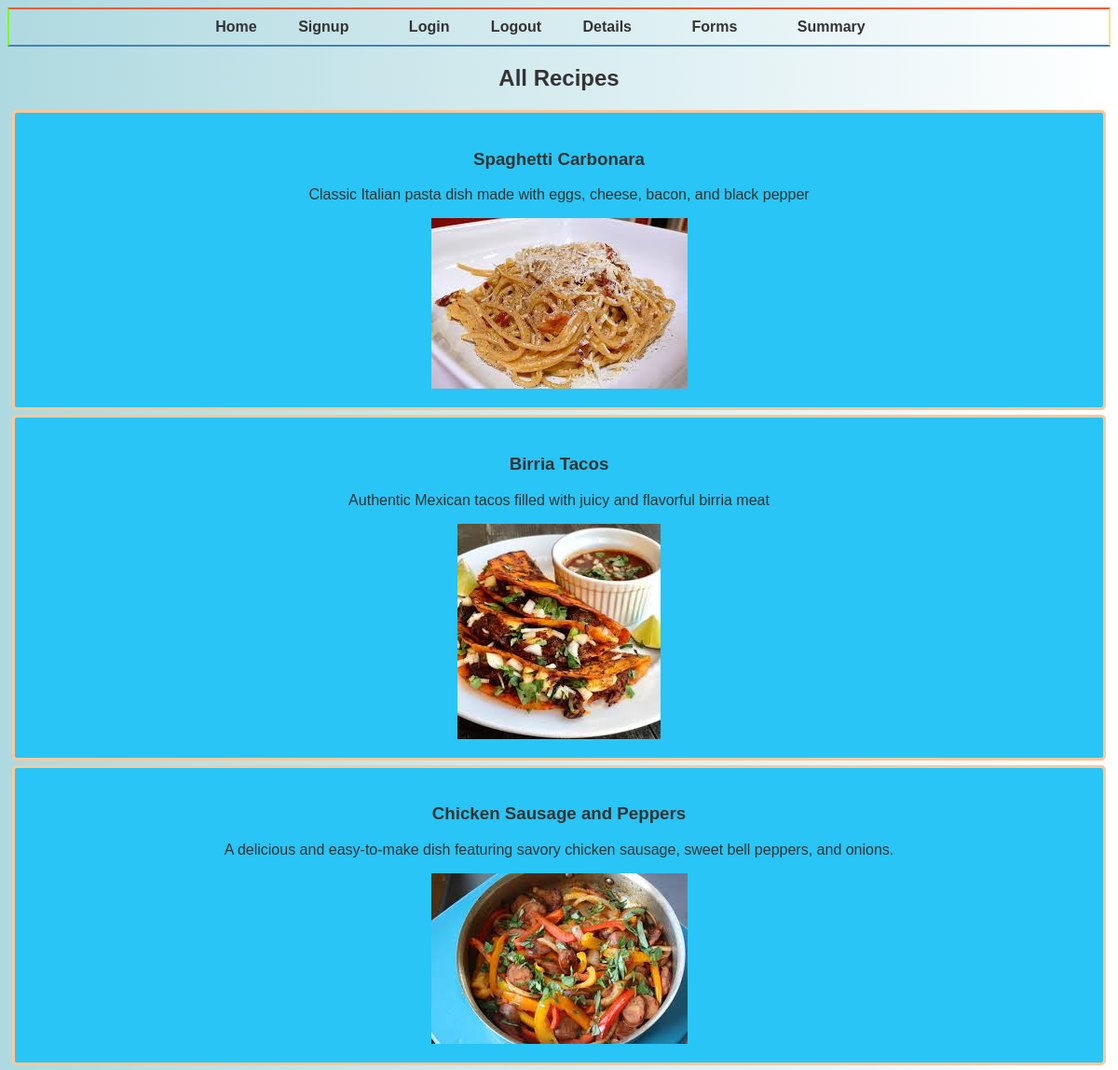
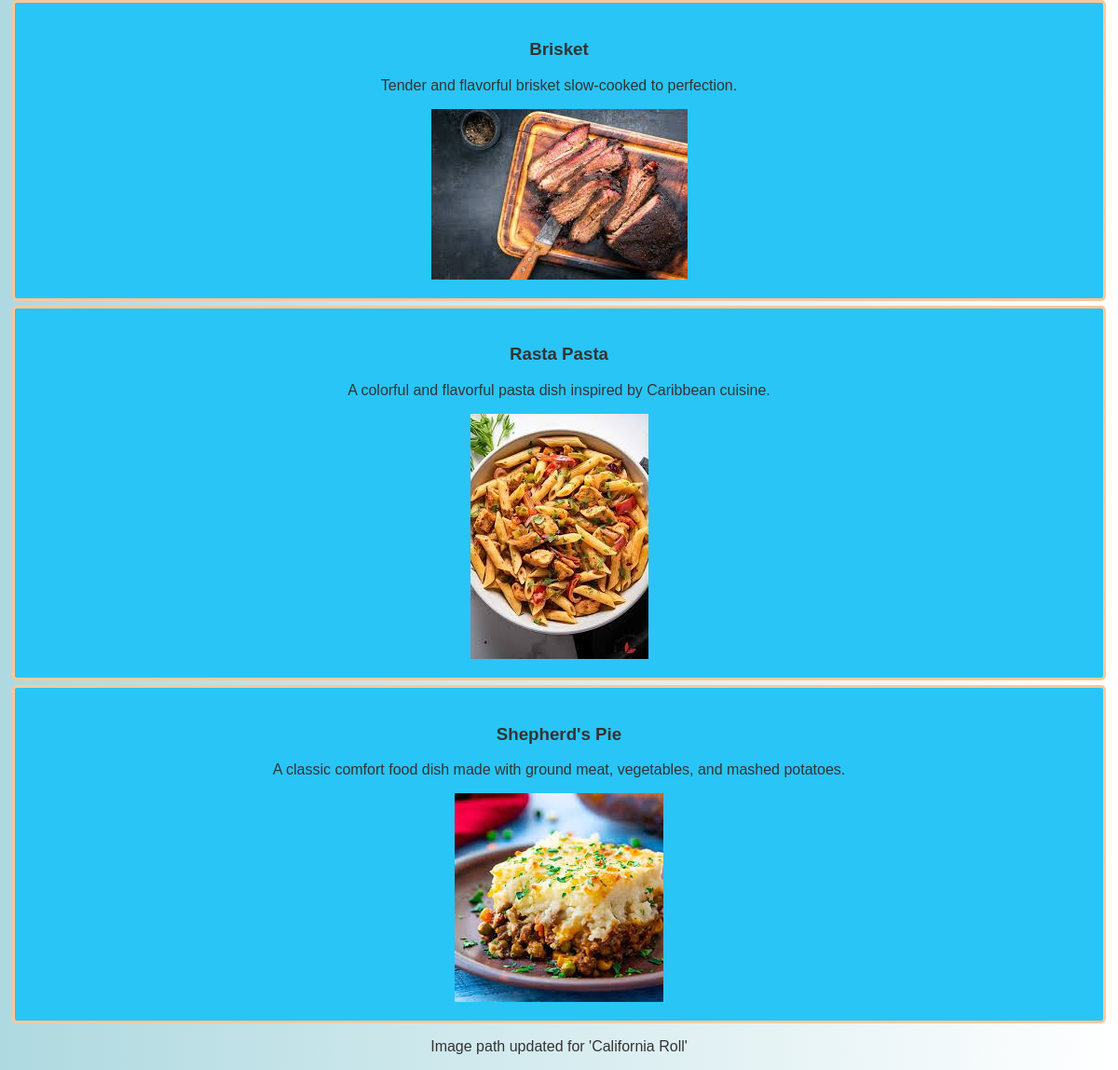
Page /Summary.php on the committed database (2 pictures, top to bottom).
### tables this page shows
CREATE TABLE Recipes (
    Recipe_id INT AUTO_INCREMENT PRIMARY KEY,
    Title VARCHAR(255),
    Description TEXT,
    Ingredients TEXT,
    Instructions TEXT,
    `Image path` VARCHAR(255),
    Category_id INT,
    User_id INT,
    Created_at TIMESTAMP DEFAULT CURRENT_TIMESTAMP,
    Updated_at TIMESTAMP DEFAULT CURRENT_TIMESTAMP ON UPDATE CURRENT_TIMESTAMP
);

### Summary.php (the view, shortened to what this page needs)
<html>
<nav>
            <ul>
                <li><a href="mainpage.php">Home</a></li>
                <li><a href="Signup.php">Signup</a><li>
                <li><a href="Login.php">Login</a></li>
                <li><a href="Logout.php">Logout</a></li>
                <li><a href="Details.php">Details</a><li>
                <li><a href="FoodForums.php">Forms</a><li>
                <li><a href="Summary.php">Summary</a><li>
            </ul>
        </nav>
<section>
        <center><h2>All Recipes</h2>
        <?php
    try {
        $pdo = new PDO('mysql:host=localhost;dbname=recipes', 'webapp', 'Apples');
        $pdo->setAttribute(PDO::ATTR_ERRMODE, PDO::ERRMODE_EXCEPTION);
        $sql = "SELECT Title, Description, `Image path` FROM recipes";
        $stmt = $pdo->query($sql);
        if ($stmt->rowCount() > 0) {
            while ($row = $stmt->fetch(PDO::FETCH_ASSOC)) {
                echo "<div class='recipe-card'>";
                echo "<h3>" . htmlspecialchars($row['Title']) . "</h3>";
                echo "<p>" . htmlspecialchars($row['Description']) . "</p>";
                $imagePath = "assets/food pics/" . htmlspecialchars($row['Image path']);
                echo "<img src='" . $imagePath . "' alt='" . htmlspecialchars($row['Title']) . "'>";
                echo "</div>";
            }
        } else {
            echo "<p>No recipes found.</p>";
        }
    } catch (PDOException $e) {
        die("Could not connect to the database 'recipes' : " . $e->getMessage());
    }
    $recipeToUpdate = "California Roll";
    try {
        echo "<p>Image path updated for '" . $recipeToUpdate . "'</p>";
    } catch (PDOException $e) {
        die("Error updating image path: " . $e->getMessage());
    }
    ?>
    </section>
</html>

### rows in the picture
recipes: Title "Spaghetti Carbonara", Description "Classic Italian pasta dish made with eggs, cheese, bacon, and black pepper", Image path (picture)
recipes: Title "Birria Tacos", Description "Authentic Mexican tacos filled with juicy and flavorful birria meat", Image path (picture)
recipes: Title "Chicken Sausage and Peppers", Description "A delicious and easy-to-make dish featuring savory chicken sausage, sweet bell peppers, and onions.", Image path (picture)
recipes: Title "Brisket", Description "Tender and flavorful brisket slow-cooked to perfection.", Image path (picture)
recipes: Title "Rasta Pasta", Description "A colorful and flavorful pasta dish inspired by Caribbean cuisine.", Image path (picture)
recipes: Title "Shepherd's Pie", Description "A classic comfort food dish made with ground meat, vegetables, and mashed potatoes.", Image path (picture)

### other values in the picture
$recipeToUpdate "California Roll"
